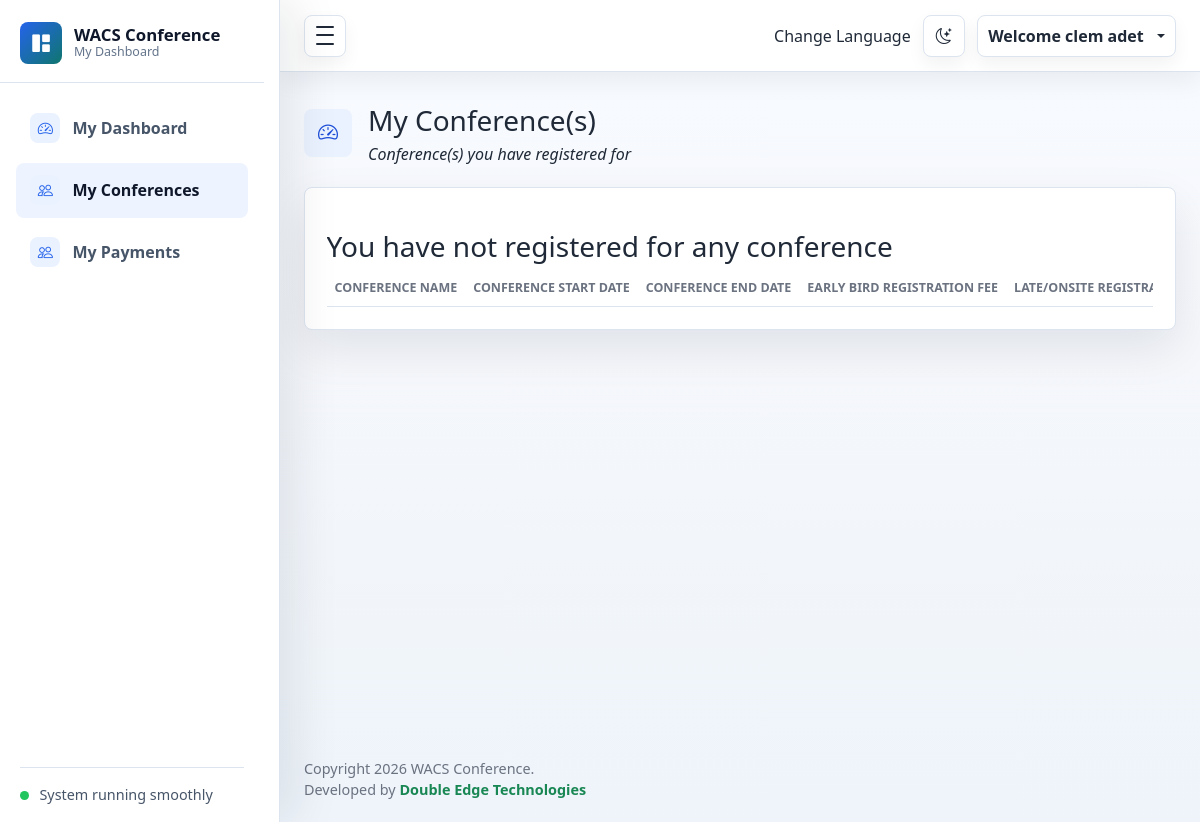
The page /myconferences/ (signed in) on the database as committed earlier.
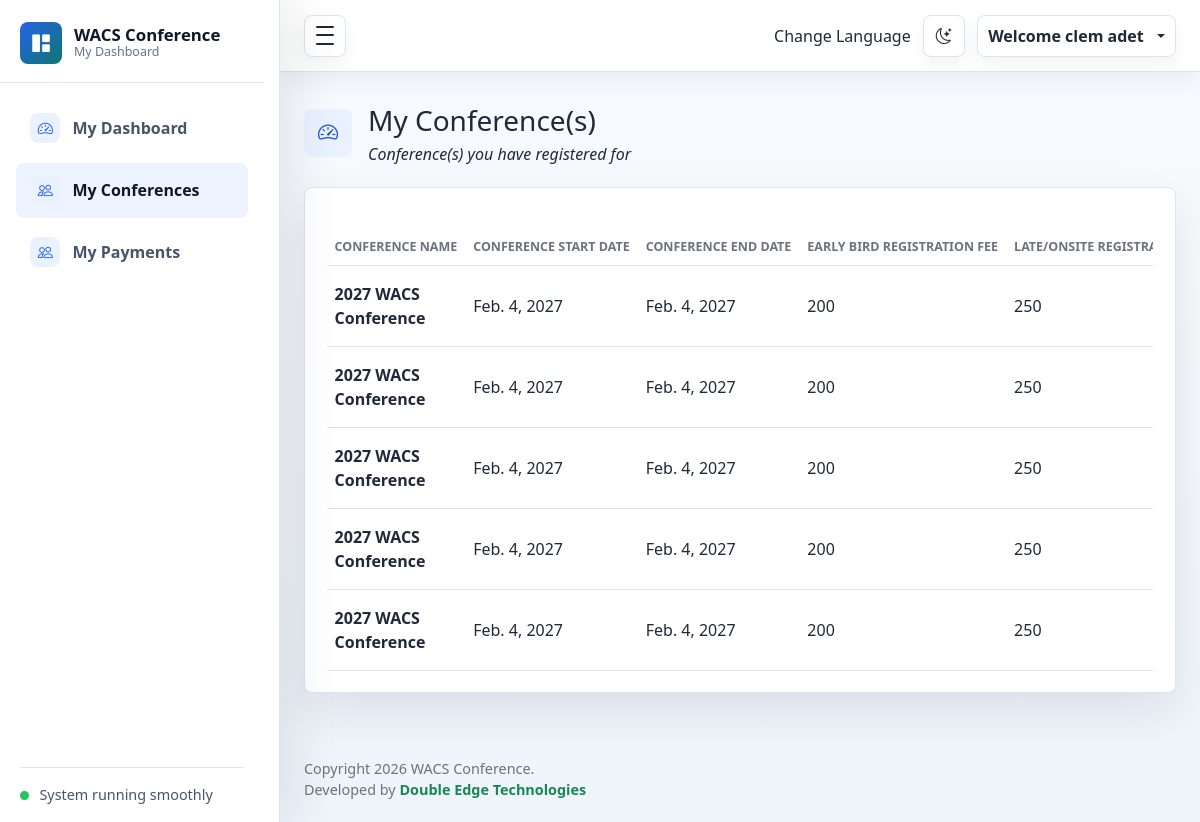
The same page on the database as committed later.
### accounts/models.py (models this page shows, shortened)
class Account(AbstractBaseUser, PermissionsMixin):
    USER_TYPE_CHOICES = (
        ("candidate", "Candidate"),
        ("reviewer", "Reviewer"),
        ("admin", "Admin"),
        ("staff", "Staff"),
    )
    first_name = models.CharField(max_length=50)
    last_name = models.CharField(max_length=50)
    username = models.CharField(
        max_length=50,
        unique=True
    )
    email = models.EmailField(
        max_length=100,
        unique=True
    )
    phone_number = models.CharField(
        max_length=50,
        blank=True,
        null=True
    )
    faculty = models.ForeignKey(
        Faculty,
        on_delete=models.PROTECT,
        blank=True,
        null=True
    )
    user_type = models.CharField(
        max_length=20,
        choices=USER_TYPE_CHOICES,
        default="candidate"
    )
    date_joined = models.DateTimeField(auto_now_add=True)
    last_login = models.DateTimeField(
        auto_now=True
    )
    is_active = models.BooleanField(default=True)
    is_staff = models.BooleanField(default=False)
    is_admin = models.BooleanField(default=False)
    is_superadmin = models.BooleanField(default=False)
    objects = MyAccountManager()
    USERNAME_FIELD = "email"
    REQUIRED_FIELDS = [
        "username",
        "first_name",
        "last_name",
    ]
    class Meta:
        verbose_name = "Account"
        verbose_name_plural = "Accounts"

### confregdetails/models.py (models this page shows, shortened)
class Confregdetail(models.Model):
    user = models.ForeignKey(Account, on_delete=models.CASCADE, null=True, blank=True)
    conferencename = models.ForeignKey(Conferencename,on_delete=models.CASCADE )
    institutionName = models.CharField(max_length=200)
    accompany = models.CharField(max_length=5, choices=Accom)
    wacsfellow = models.CharField(max_length=5, choices=Yes_NO)
    registration_category = models.CharField(max_length=50, choices=REG_CAT, blank=True, null=True)
    wacsfellowtype = models.CharField(max_length=200, blank=True, null=True, choices=FELLOWTYPE_CHOICES)
    gender = models.CharField(max_length=7, choices=GENDER)
    subspecialty = models.CharField(max_length=200, choices=SUBSPECIALTY_CHOICES,
                                     blank=True, null=True)
    country = models.CharField(max_length=200, choices=COUNTRY_CHOICES)
    faculty = models.ForeignKey(Faculty, on_delete=models.CASCADE)
    created_at = models.DateField(auto_now_add=True)
    updated_at = models.DateField(auto_now_add=True)

### conferencename/models.py (models this page shows)
class Conferencename(models.Model):
    name = models.CharField(max_length=200, unique=True)
    normalregistration_fee = models.CharField(max_length=200)
    lateregistration_fee = models.CharField(max_length=200)
    lateregistration_start_date = models.DateField(null=True, blank=True)
    conferencestartdate = models.DateField(null=True, blank=True)
    conferenceenddate = models.DateField(null=True, blank=True)
    created_at = models.DateField(auto_now_add=True)
    updated_at = models.DateField(auto_now=True)
    venue = models.CharField(max_length=300, blank=True, null=True)
    def __str__(self):
        return self.name

### accounts/views.py (the view)
# urls.py: path('myconferences/', views.myconferences, name='myconferences'),
@login_required
def myconferences(request):
    today = date.today()
    conferences = Confregdetail.objects.filter(user_id = request.user)
    context = {
        'today':today,
        'conferences':conferences
    }
    return render(request, 'accounts/myconferences.html', context)

### templates/accounts/myconferences.html (shortened to what this page needs)
{% load static %}
{% include 'includes/aside.html' %}
{% include 'includes/navigation.html' %}
      <main class="dashboard-content">
        <div class="container-fluid px-3 px-lg-4 py-4">
          <div class="page-heading">
            <div class="page-heading-copy">
              <span class="page-icon"><i class="bi bi-speedometer2" aria-hidden="true"></i></span>
              <div>
                <h2 class="h3 mb-1">My Conference(s) </h2>
                <i>Conference(s) you have registered for</i>
              </div>
            </div>
           </div>
          <section class="panel mt-3">
             <div class="table-responsive">
              <table class="table align-middle mb-0">
                <thead><tr><th scope="col">Conference Name</th>
                   <th scope="col">Conference Start Date</th>
                  <th scope="col">Conference End Date</th>
                  <th scope="col">Early Bird Registration Fee</th>
                  <th scope="col">Late/Onsite Registration Fee</th>
                  <th scope="col" class="text-end">Action</th></tr></thead>
                <tbody>
                  {% for availableconference in conferences %}
                  <tr>
                    <td>
                      <div class="d-flex align-items-center gap-2">
                        <div>
                          <p class="fw-semibold mb-0">{{ availableconference.conferencename }}</p>
                        </div>
                      </div>
                    </td>
                    <td>{{ availableconference.conferencename.conferencestartdate }}</td>
                    <td>{{ availableconference.conferencename.conferenceenddate }}</td>
                    <td>{{ availableconference.conferencename.normalregistration_fee }}</td>
                    <td>{{ availableconference.conferencename.lateregistration_fee }}</td>
                  </tr>
                  {% empty%}
                  <h3>You have not registered for any conference</h3>
                  {% endfor %}
                </tbody>
              </table>
            </div>
          </section>
        </div>
      </main>
{% include 'includes/footer.html' %}

### templates/includes/aside.html (shortened to what this page needs)
{% load static %}
<!DOCTYPE html>
<html lang="en">
<head>
  <link rel="stylesheet" href="{% static 'css/bootstrap.min.css' %}">
  <link rel="stylesheet" href="{% static 'css/bootstrap-icons.css' %}">
  <link rel="stylesheet" href="{% static '/css/style.css' %}">
</head>
<body>
  <div class="admin-shell">
    <aside class="admin-sidebar" id="adminSidebar" aria-label="Main navigation">
      <div class="sidebar-header">
        <a class="brand-mark" href="{% url 'dashboard' %}" aria-label="adminHMD dashboard">
          <span class="brand-icon"><i class="bi bi-grid-1x2-fill" aria-hidden="true"></i></span>
          <span class="brand-copy">
            <span class="brand-title">WACS Conference</span>
            <span class="brand-subtitle">My Dashboard</span>
          </span>
        </a>
      </div>
      <nav class="sidebar-nav">
        <a class="nav-link
        " href="{% url 'dashboard' %}" aria-current="page">
          <span class="nav-icon"><i class="bi bi-speedometer2" aria-hidden="true"></i></span>
          <span class="nav-text">My Dashboard</span>
        </a>
        <a class="nav-link
        {%  if request.resolver_match.url_name == 'myconferences' %}
        active
        {% endif %}
        " href="{% url 'myconferences' %}">
          <span class="nav-icon"><i class="bi bi-people" aria-hidden="true"></i></span>
          <span class="nav-text">My  Conferences</span>
        </a>
          <a class="nav-link
          " href="#">
          <span class="nav-icon"><i class="bi bi-people" aria-hidden="true"></i></span>
          <span class="nav-text">My  Payments</span>
        </a>
      </nav>
      <div class="sidebar-footer">
        <span class="status-dot"></span>
        <span class="sidebar-footer-text">System running smoothly</span>
      </div>
    </aside>

### templates/includes/navigation.html (shortened to what this page needs)
    {% load static %}
    <div class="admin-main">
      <nav class="navbar admin-navbar navbar-expand bg-white">
        <div class="container-fluid px-3 px-lg-4">
          <button class="sidebar-toggle" type="button" data-sidebar-toggle
           aria-controls="adminSidebar" aria-expanded="true" aria-label="Toggle sidebar">
            <span></span>
            <span></span>
            <span></span>
          </button>
          <div class="navbar-actions ms-auto">
 <div class="gtranslate_wrapper">Change Language  </div>
            <button class="icon-button theme-toggle" type="button" data-theme-toggle
            aria-label="Switch color theme" title="Switch color theme">
              <i class="bi bi-moon-stars" data-theme-icon aria-hidden="true"></i>
            </button>
            <div class="dropdown">
              <button class="profile-button dropdown-toggle" type="button"
              data-bs-toggle="dropdown" aria-expanded="false">
                 Welcome {{ user.first_name}} {{ user.last_name}}
              </button>
            </div>
          </div>
        </div>
      </nav>

### templates/includes/footer.html (shortened to what this page needs)
{% load static  %}
      <footer class="admin-footer">
        <div class="container-fluid px-3 px-lg-4">
          <span>Copyright 2026 WACS Conference. <br>
             Developed by <a target="_blank" class="fw-bold text-success" href="https://doubleedgetechnologies.com.ng" target="_blank">Double Edge Technologies</a> </span>
        </div>
      </footer>
    </div>
  </div>
</body>
</html>

Rows that differ between the two databases and show on the page:
added Confregdetail: conferencename "2027 WACS Conference", conferencename.conferencestartdate "Feb. 4, 2027", conferencename.conferenceenddate "Feb. 4, 2027", conferencename.normalregistration_fee "200", conferencename.lateregistration_fee "250"
added Confregdetail: conferencename "2027 WACS Conference", conferencename.conferencestartdate "Feb. 4, 2027", conferencename.conferenceenddate "Feb. 4, 2027", conferencename.normalregistration_fee "200", conferencename.lateregistration_fee "250"
added Confregdetail: conferencename "2027 WACS Conference", conferencename.conferencestartdate "Feb. 4, 2027", conferencename.conferenceenddate "Feb. 4, 2027", conferencename.normalregistration_fee "200", conferencename.lateregistration_fee "250"
added Confregdetail: conferencename "2027 WACS Conference", conferencename.conferencestartdate "Feb. 4, 2027", conferencename.conferenceenddate "Feb. 4, 2027", conferencename.normalregistration_fee "200", conferencename.lateregistration_fee "250"
added Confregdetail: conferencename "2027 WACS Conference", conferencename.conferencestartdate "Feb. 4, 2027", conferencename.conferenceenddate "Feb. 4, 2027", conferencename.normalregistration_fee "200", conferencename.lateregistration_fee "250"
Other text that changed with them:
text no longer shown: "You have not registered for any conference"
